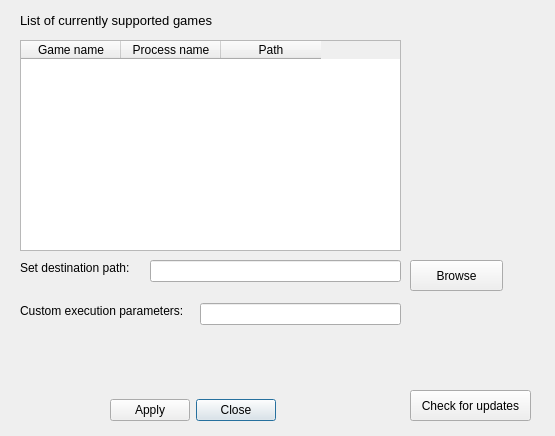
<?xml version="1.0" encoding="UTF-8"?>
<ui version="4.0">
 <class>gamelibrary</class>
 <widget class="QDialog" name="gamelibrary">
  <property name="windowModality">
   <enum>Qt::WindowModal</enum>
  </property>
  <property name="geometry">
   <rect>
    <x>0</x>
    <y>0</y>
    <width>555</width>
    <height>436</height>
   </rect>
  </property>
  <property name="windowTitle">
   <string>Dialog</string>
  </property>
  <property name="modal">
   <bool>true</bool>
  </property>
  <widget class="QDialogButtonBox" name="buttonBox">
   <property name="geometry">
    <rect>
     <x>110</x>
     <y>390</y>
     <width>171</width>
     <height>41</height>
    </rect>
   </property>
   <property name="layoutDirection">
    <enum>Qt::RightToLeft</enum>
   </property>
   <property name="orientation">
    <enum>Qt::Horizontal</enum>
   </property>
   <property name="standardButtons">
    <set>QDialogButtonBox::Apply|QDialogButtonBox::Close</set>
   </property>
  </widget>
  <widget class="QLineEdit" name="custExecParam">
   <property name="geometry">
    <rect>
     <x>200</x>
     <y>303</y>
     <width>201</width>
     <height>22</height>
    </rect>
   </property>
  </widget>
  <widget class="QTableWidget" name="tableWidget">
   <property name="enabled">
    <bool>true</bool>
   </property>
   <property name="geometry">
    <rect>
     <x>20</x>
     <y>40</y>
     <width>381</width>
     <height>211</height>
    </rect>
   </property>
   <property name="maximumSize">
    <size>
     <width>381</width>
     <height>16777215</height>
    </size>
   </property>
   <property name="rowCount">
    <number>0</number>
   </property>
   <property name="columnCount">
    <number>3</number>
   </property>
   <attribute name="horizontalHeaderHighlightSections">
    <bool>true</bool>
   </attribute>
   <attribute name="verticalHeaderDefaultSectionSize">
    <number>37</number>
   </attribute>
   <attribute name="verticalHeaderMinimumSectionSize">
    <number>30</number>
   </attribute>
   <column>
    <property name="text">
     <string>Game name</string>
    </property>
   </column>
   <column>
    <property name="text">
     <string>Process name</string>
    </property>
   </column>
   <column>
    <property name="text">
     <string>Path</string>
    </property>
   </column>
  </widget>
  <widget class="QLabel" name="label_2">
   <property name="geometry">
    <rect>
     <x>20</x>
     <y>260</y>
     <width>131</width>
     <height>16</height>
    </rect>
   </property>
   <property name="text">
    <string>Set destination path:</string>
   </property>
  </widget>
  <widget class="QPushButton" name="browseDestButton">
   <property name="geometry">
    <rect>
     <x>410</x>
     <y>260</y>
     <width>93</width>
     <height>31</height>
    </rect>
   </property>
   <property name="text">
    <string>Browse</string>
   </property>
  </widget>
  <widget class="QLineEdit" name="destPathTextBox">
   <property name="geometry">
    <rect>
     <x>150</x>
     <y>260</y>
     <width>251</width>
     <height>22</height>
    </rect>
   </property>
  </widget>
  <widget class="QLabel" name="label_3">
   <property name="geometry">
    <rect>
     <x>20</x>
     <y>303</y>
     <width>181</width>
     <height>16</height>
    </rect>
   </property>
   <property name="text">
    <string>Custom execution parameters:</string>
   </property>
  </widget>
  <widget class="QLabel" name="label">
   <property name="geometry">
    <rect>
     <x>20</x>
     <y>10</y>
     <width>261</width>
     <height>21</height>
    </rect>
   </property>
   <property name="font">
    <font>
     <pointsize>10</pointsize>
    </font>
   </property>
   <property name="text">
    <string>List of currently supported games</string>
   </property>
  </widget>
  <widget class="QPushButton" name="checkUpdateButton">
   <property name="geometry">
    <rect>
     <x>410</x>
     <y>390</y>
     <width>121</width>
     <height>31</height>
    </rect>
   </property>
   <property name="text">
    <string>Check for updates</string>
   </property>
  </widget>
 </widget>
 <resources/>
 <connections>
  <connection>
   <sender>buttonBox</sender>
   <signal>accepted()</signal>
   <receiver>gamelibrary</receiver>
   <slot>accept()</slot>
   <hints>
    <hint type="sourcelabel">
     <x>248</x>
     <y>254</y>
    </hint>
    <hint type="destinationlabel">
     <x>157</x>
     <y>274</y>
    </hint>
   </hints>
  </connection>
  <connection>
   <sender>buttonBox</sender>
   <signal>rejected()</signal>
   <receiver>gamelibrary</receiver>
   <slot>reject()</slot>
   <hints>
    <hint type="sourcelabel">
     <x>316</x>
     <y>260</y>
    </hint>
    <hint type="destinationlabel">
     <x>286</x>
     <y>274</y>
    </hint>
   </hints>
  </connection>
 </connections>
</ui>
